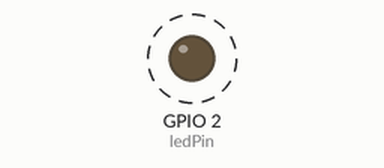
This sketch was run on a simulated ESP8266 (NodeMCU). On the bench: output pins drawn as LEDs (lit = HIGH). Dashed ring = blinking. WiFi joins after 1.5 s; servers stay silent unless stated; what the sketch prints to the serial monitor is not drawn.

Above: at 2.4 s.
Timing chart, 0 to 5.2 s (numbered marks = the images above):
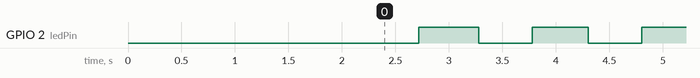

Measured:
- by itself, GPIO 2 (ledPin): alternates HIGH for 0.52 s and LOW for 0.50 s

The sketch:

test_wifi_esp8266.ino
```cpp
#include <ESP8266WiFi.h>

// Tên và mật khẩu Wi-Fi (Sửa lại nếu cần)
const char* ssid = "Tung";
const char* password = "12345678910";

// Chân đèn LED tích hợp trên bo mạch NodeMCU (thường là chân D4 / GPIO2)
const int ledPin = 2;

void setup() {
  // Cài đặt tốc độ Serial
  Serial.begin(9600);
  pinMode(ledPin, OUTPUT);

  // Đợi một chút cho Serial Monitor mở lên
  delay(2000);

  Serial.println();
  Serial.println("=========================================");
  Serial.println("BÀI TEST ESP8266: KIỂM TRA SỰ SỐNG & WIFI");
  Serial.println("=========================================");

  Serial.print("Đang kết nối vào Wi-Fi: ");
  Serial.println(ssid);

  // Đảm bảo mạch ở chế độ nhận Wi-Fi (Station Mode)
  WiFi.mode(WIFI_STA);
  WiFi.disconnect();
  delay(100);

  WiFi.begin(ssid, password);
}

void loop() {
  // --- HIỆU ỨNG NHÁY ĐÈN CHỐNG TREO ---
  // Nếu đèn LED xanh dương trên mạch chớp tắt liên tục mỗi 1 giây
  // => Mạch đang sống 100%, code chạy bình thường, KHÔNG BỊ HỎNG CHIP.
  digitalWrite(ledPin, LOW);  // Bật đèn (NodeMCU kích mức thấp)
  delay(500);
  digitalWrite(ledPin, HIGH); // Tắt đèn
  delay(500);

  // --- IN TRẠNG THÁI WI-FI RA SERIAL MONITOR ---
  if (WiFi.status() == WL_CONNECTED) {
    Serial.print("✅ THÀNH CÔNG! Đã kết nối Wi-Fi. Địa chỉ IP của mạch: ");
    Serial.println(WiFi.localIP());
  } else {
    Serial.println("⏳ Đang dò tìm Wi-Fi... (Nếu cứ báo dò tìm mãi: Do sai Mật khẩu/Tên, hoặc bạn đang phát Wi-Fi 5GHz)");
  }
}
```
